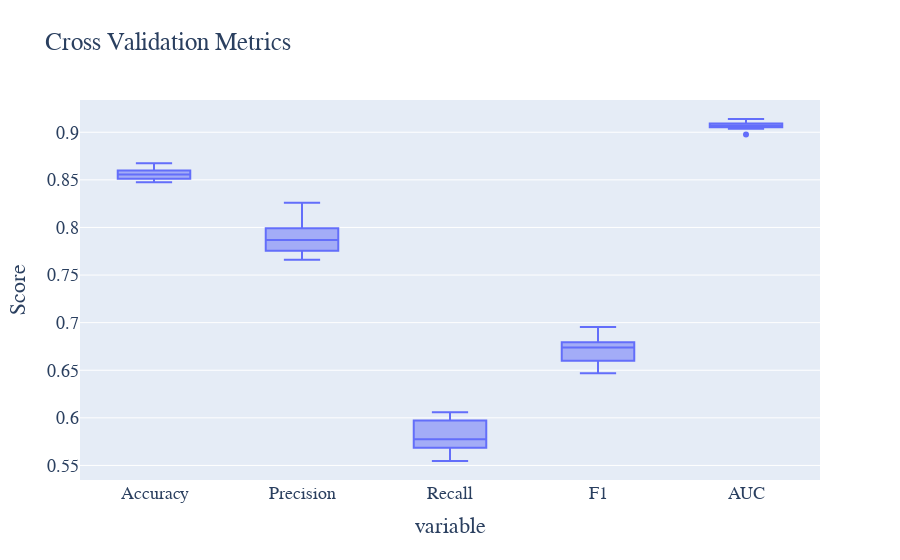

The cell this chart's notebook holds for it:
### Code cell
# 执行交叉验证
cv_results = cross_validate(lr_model, X_train, y_train, cv=10, scoring=['accuracy', 'precision', 'recall', 'f1', 'roc_auc'])

# 提取交叉验证结果
cv_accuracy = cv_results['test_accuracy']
cv_precision = cv_results['test_precision']
cv_recall = cv_results['test_recall']
cv_f1 = cv_results['test_f1']
cv_roc = cv_results['test_roc_auc']

# 绘制交叉验证结果的箱线图
cv_metrics_data = pd.DataFrame({
    'Accuracy': cv_accuracy,
    'Precision': cv_precision,
    'Recall': cv_recall,
    'F1': cv_f1,
    'AUC': cv_roc
})

# 绘制交叉验证结果的箱线图
fig = px.box(cv_metrics_data, title='Cross Validation Metrics')
fig.update_layout(
    yaxis_title='Score', showlegend=False,
    font=dict(family='Times New Roman', size=18)
)
fig.write_html('Image/4_6_5_3.html')
fig.show()

### Figure 1 — Plotly figure (JSON) as saved in the notebook; plotly's stock layout.template omitted (floating-point values rounded to 4 significant figures)
{"data": [{"alignmentgroup": "True", "hovertemplate": "variable=%{x}<br>value=%{y}<extra></extra>", "legendgroup": "", "marker": {"color": "#636efa"}, "name": "", "notched": false, "offsetgroup": "", "orientation": "v", "showlegend": false, "type": "box", "x": ["Accuracy", "Accuracy", "Accuracy", "Accuracy", "Accuracy", "Accuracy", "Accuracy", "Accuracy", "Accuracy", "Accuracy", "Precision", "Precision", "Precision", "Precision", "Precision", "Precision", "Precision", "Precision", "Precision", "Precision", "Recall", "Recall", "Recall", "Recall", "Recall", "Recall", "Recall", "Recall", "Recall", "Recall", "F1", "F1", "F1", "F1", "F1", "F1", "F1", "F1", "F1", "F1", "AUC", "AUC", "AUC", "AUC", "AUC", "AUC", "AUC", "AUC", "AUC", "AUC"], "x0": " ", "xaxis": "x", "y": [0.8511, 0.8477, 0.8574, 0.8474, 0.8581, 0.8598, 0.8524, 0.8675, 0.8611, 0.8541, 0.7756, 0.7761, 0.7993, 0.7706, 0.7873, 0.7979, 0.7864, 0.826, 0.8185, 0.766, 0.5752, 0.5547, 0.5787, 0.56, 0.5973, 0.5939, 0.5686, 0.6005, 0.5766, 0.6059, 0.6606, 0.647, 0.6713, 0.6486, 0.6793, 0.6809, 0.66, 0.6955, 0.6766, 0.6766, 0.9037, 0.8977, 0.9091, 0.9062, 0.9054, 0.9139, 0.9061, 0.9082, 0.9109, 0.9076], "y0": " ", "yaxis": "y"}], "layout": {"boxmode": "group", "font": {"family": "Times New Roman", "size": 18}, "legend": {"tracegroupgap": 0}, "showlegend": false, "title": {"text": "Cross Validation Metrics"}, "xaxis": {"anchor": "y", "domain": [0, 1], "title": {"text": "variable"}}, "yaxis": {"anchor": "x", "domain": [0, 1], "title": {"text": "Score"}}}}
